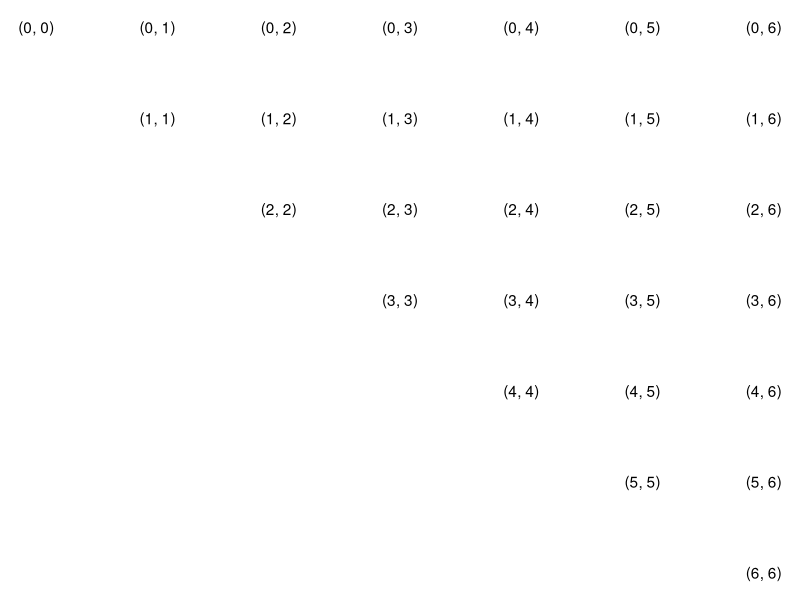
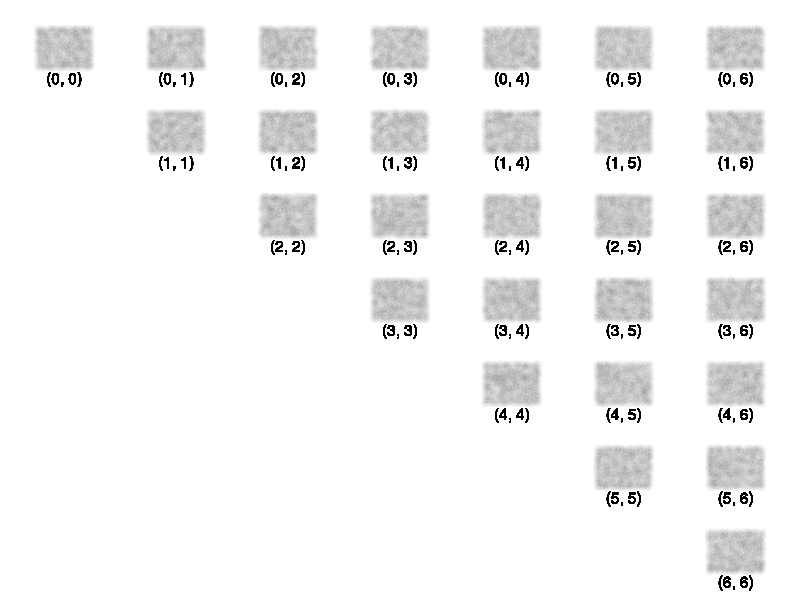
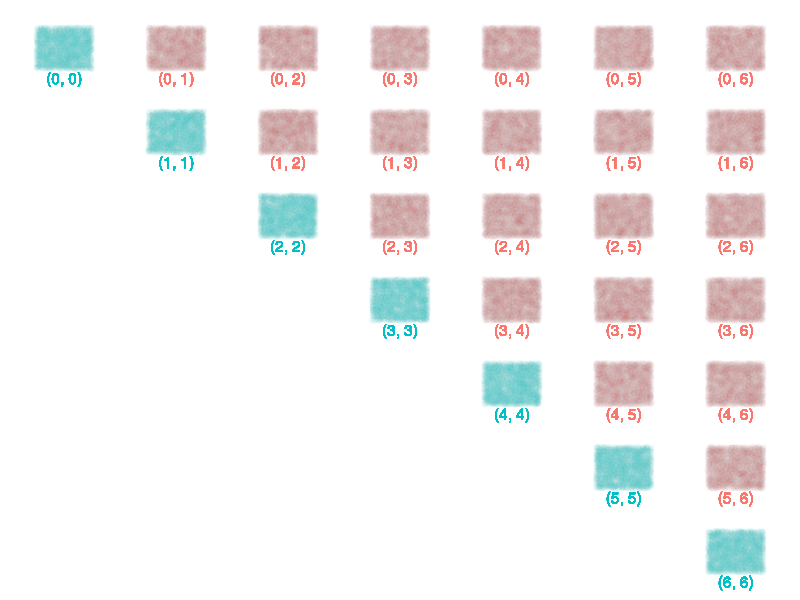
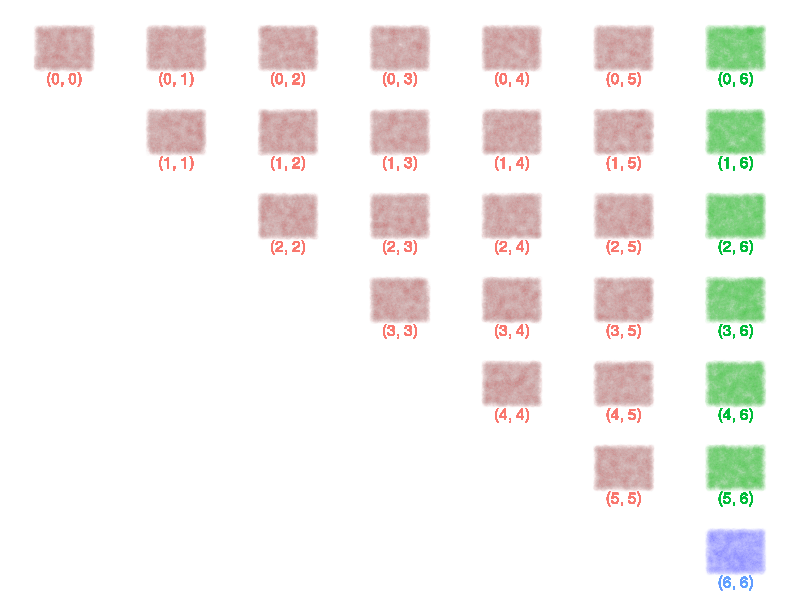

Source code (R) for these figures, in order:
## ---- chunk 1
x1 <- c(0, 0:1, 0:2, 0:3, 0:4, 0:5, 0:6)
## ---- chunk 2
r <-function(n, expr) { replicate(n, expr)}
x2 <- c(r(1, 0), r(2, 1), r(3, 2), r(4, 3), r(5, 4), r(6, 5), r(7, 6))
## ---- chunk 3
dominoes <- data.frame(x1=x1, x2=x2)
## ---- chunk 4
nrow(dominoes)
## ---- chunk 5
summary(dominoes$x1)
## ---- chunk 6
sum(r(7, 0), r(6, 1), r(5, 2), r(4,3), r(3,4), r(2,5), r(1,6)) / 28
## ---- chunk 7
summary(dominoes$x2)
## ---- chunk 8
sum(0:6, 1:6, 2:6, 3:6, 4:6, 5:6, 6) / 28
## ---- chunk 9
dominoes[dominoes$x2 < dominoes$x1,]
## ---- chunk 10
library(ggplot2)
ggplot(dominoes, aes(x=x2, y=x1, label=sprintf("(%d, %d)", x1, x2))) + scale_y_reverse() + geom_text() + theme_void()
## ---- chunk 11
nrow(dominoes[dominoes$x1 == dominoes$x2,]) / nrow(dominoes)
## ---- chunk 12
nrow(dominoes[dominoes$x1 == 6 & dominoes$x2 == 6,]) / nrow(dominoes[dominoes$x1 == 6 | dominoes$x2 == 6,])
## ---- chunk 13
draws <- dominoes[sample(nrow(dominoes), 100000, replace=T),]
## ---- chunk 14
ggplot(draws, aes(x=x2, y=x1, label=sprintf("(%d, %d)", x1, x2))) + geom_jitter(width=0.25, height=0.25, alpha=0.002)  + scale_y_reverse() + geom_text(vjust=3) + theme_void()
## ---- chunk 15
draws$double <- draws$x1 == draws$x2
ggplot(draws, aes(x=x2, y=x1, color=x1==x2, label=sprintf("(%d, %d)", x1, x2))) + geom_jitter(width=0.25, height=0.25, alpha=0.01)  + scale_y_reverse() + geom_text(vjust=3) + theme_void() + theme(legend.position="none")
## ---- chunk 16
nrow(draws[draws$x1 == draws$x2,]) / nrow(draws)
## ---- chunk 17
ggplot(draws, aes(x=x2, y=x1, color=as.factor((x1==6) + (x2==6)), label=sprintf("(%d, %d)", x1, x2))) + geom_jitter(width=0.25, height=0.25, alpha=0.01) + scale_y_reverse() + geom_text(vjust=3) + theme_void() + theme(legend.position="none")
## ---- chunk 18
nrow(draws[draws$x1 == 6 & draws$x2 == 6,]) / nrow(draws[draws$x1 == 6 | draws$x2 == 6,])
